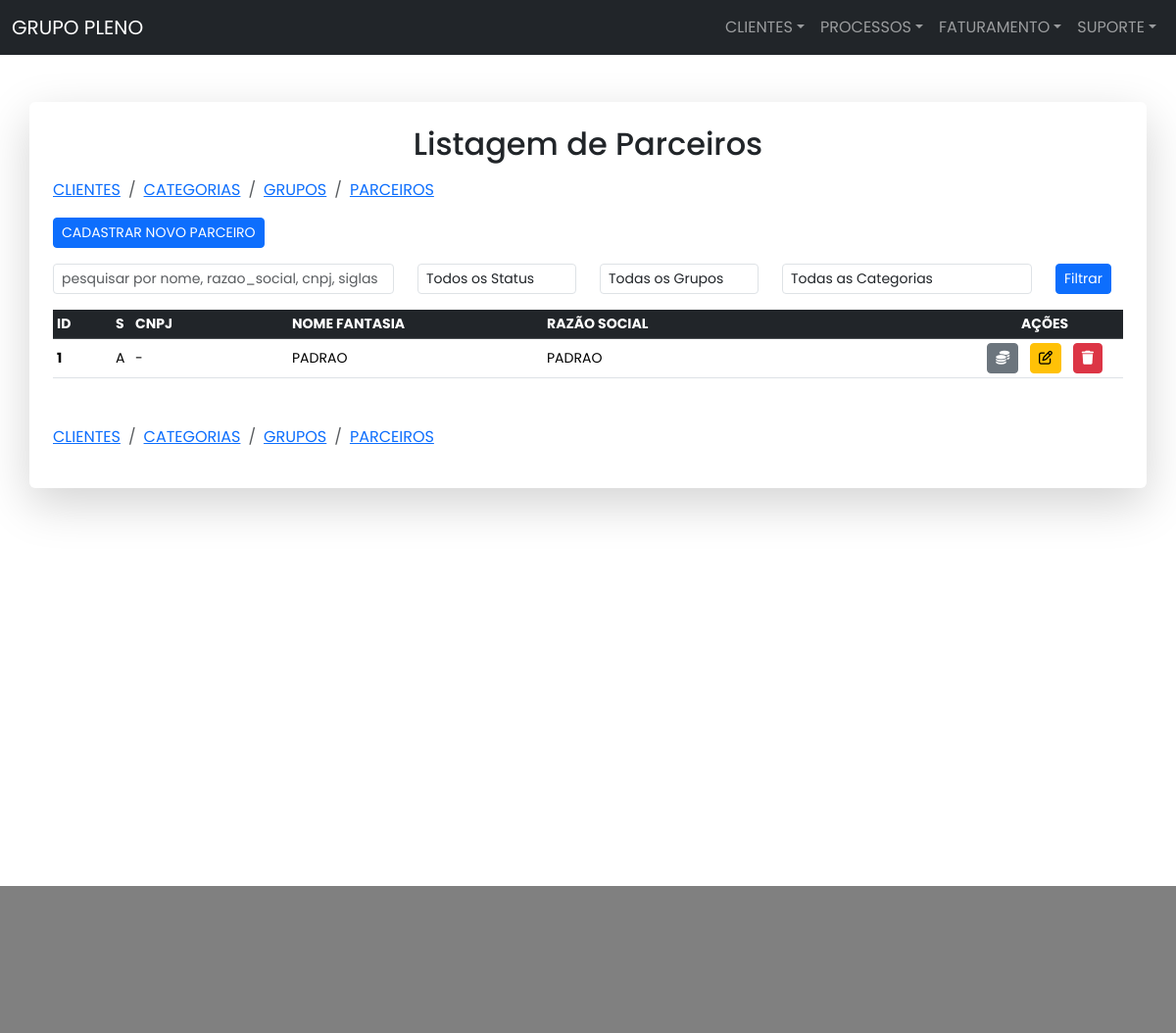
The app's page /parceiros/ with its own data.
### parceiros/models.py (models this page shows, shortened)
class Teste1Cliente(models.Model):
    STATUS_CHOICES = [
        ('A', 'ATIVO'),
        ('I', 'INATIVO'),
    ]
    nome = models.CharField(
        max_length=50, verbose_name='NOME FANTASIA', null=True, blank=True)
    razao_social = models.CharField(
        max_length=200, verbose_name='RAZÃO SOCIAL', null=True, blank=True)
    cnpj = models.CharField(
        max_length=25, verbose_name='CNPJ', null=True, blank=True)
    insc_est = models.CharField(
        max_length=25, verbose_name='INSC EST', null=True, blank=True)
    sigla_imp = models.CharField(
        max_length=5, verbose_name='SIGLA IMP', null=True, blank=True)
    sigla_exp = models.CharField(
        max_length=5, verbose_name='SIGLA EXP', null=True, blank=True)
    serv_sigla_imp = models.CharField(
        max_length=5, verbose_name='SIGLA IMP SERV', null=True, blank=True)
    serv_sigla_exp = models.CharField(
        max_length=5, verbose_name='SIGLA EXP SERV', null=True, blank=True)
    cod_interno = models.CharField(
        max_length=25, verbose_name='COD INTERNO', null=True, blank=True)
    observacoes = models.TextField(
        verbose_name='OBSERVACOES', null=True, blank=True)
    status = models.CharField(
        max_length=2, choices=STATUS_CHOICES)
    grupo = models.ForeignKey(Teste1Grupo, related_name='grupos',
                              on_delete=models.SET_NULL,
                              null=True, blank=True)
    categoria = models.ForeignKey(Teste1Categoria, related_name='categorias',
                                  on_delete=models.SET_NULL,
                                  null=True, blank=True)

### parceiros/views.py (the view, shortened to what this page needs)
# urls.py: path('parceiros/', ParceiroView.as_view(), name='parceiros'),
class ParceiroView(View):
    template_name = 'clientes/parceiros_list.html'
    def get(self, request):
        title = 'PARCEIROS'
        form = ClienteForm()
        clientes = Teste1Cliente.objects.all().order_by('nome')
        grupos = Teste1Grupo.objects.all()
        categorias = Teste1Categoria.objects.all()
        query = request.GET.get('q', '')
        status = request.GET.get('status', '')
        grupo = request.GET.get('grupo', '')
        categoria = request.GET.get('categoria', '')
        if status:
            clientes = clientes.filter(status=status)
        if grupo:
            clientes = clientes.filter(grupo__id=grupo)
        if categoria:
            clientes = clientes.filter(categoria__id=categoria)
        default_page = 1
        page = request.GET.get('page', default_page)
        clientes_per_page = 25
        paginator = Paginator(clientes, clientes_per_page)
        page_number = request.GET.get('page')
        clientes_page = paginator.get_page(page_number)
        try:
            clientes_page = paginator.page(page)
        except PageNotAnInteger:
            clientes_page = paginator.page(default_page)
        except EmptyPage:
            clientes_page = paginator.page(paginator.num_pages)
        return render(request, ParceiroView.template_name, {
            'title': title,
            'clientes': clientes_page,
            'categorias': categorias,
            'query': query,
            'status': status,
            'grupos': grupos,
            'categoria': categoria,
            'form': form
        })

### parceiros/models.py (called while the page is built)
    def __str__(self):
        return self.nome

    def __str__(self):
        return self.nome

### parceiros/templates/clientes/parceiros_list.html (shortened to what this page needs)
{% extends 'base.html' %}
{% load static %}
{% block body %}
<main class="container p-4 shadow-lg p-3 mb-5 bg-white rounded my-5">
    <h2 class="text-center mb-3">Listagem de Parceiros</h2>
    {% include 'clientes/_breadcrumb_clientes.html' %}
    <button data-bs-toggle="modal" data-bs-target="#createModal" class="btn btn-sm btn-primary btn-sm mb-3">CADASTRAR NOVO PARCEIRO</button>
    <form method="POST" class="mb-3">
        <div class="row">
            <div class="col-sm-4">
                <input type="text" name="q" class="form-control form-control-sm" autocomplete="off"
                placeholder="pesquisar por nome, razao_social, cnpj, siglas" value="{{ query }}">
            </div>
            <div class="col-sm-2">
                <select name="status" class="form-control form-control-sm">
                <option value="">Todos os Status</option>
                </select>
            </div>
            <div class="col-sm-2">
                <select name="grupo" class="form-control form-control-sm">
                    <option value="">Todas os Grupos</option>
                </select>
            </div>
            <div class="col-sm-3">
                <select name="categoria" class="form-control form-control-sm">
                    <option value="">Todas as Categorias</option>
                </select>
            </div>
            <div class="col-sm-1">
                <button type="submit" class="btn btn-primary btn-sm" name="search">Filtrar</button>
            </div>
        </div>
    </form>
    <table class="table table-responsive table-hover table-sm">
        <thead class="table-dark">
          <tr class="small text-uppercase">
            <th scope="col">ID</th>
            <th scope="col">S</th>
            <th scope="col">CNPJ</th>
            <th scope="col">Nome Fantasia</th>
            <th scope="col">Razão Social</th>
            <th class="text-center" scope="col">Ações</th>
          </tr>
        </thead>
        <tbody class="table-sm">
            {% for cliente in clientes %}
            <tr class="small">
                <th class="align-middle" style="width:60px">{{ cliente.id }}</th>
                <td class="align-middle" style="width:20px">{{ cliente.status }}</td>
                <td class="align-middle" style="width:160px">{{ cliente.cnpj }}</td>
                <td class="align-middle" style="width:260px;">{{ cliente.nome }}</td>
                <td class="align-middle">{{ cliente.razao_social }}</td>
                <td class="text-center align-middle" style="width:160px">
                    <a href="" data-bs-toggle="modal" data-bs-target="#processoModal_{{ cliente.id }}"
                        class="btn btn-sm btn-secondary px-2 mx-1"><i
                        class="fa-solid fa-coins"></i></a>
                    <a href="" data-bs-toggle="modal" data-bs-target="#updateModal_{{ cliente.id }}"
                        class="btn btn-sm btn-warning px-2 mx-1"><i
                        class="fa-regular fa-pen-to-square"></i></a>
                    <a href="" data-bs-toggle="modal" data-bs-target="#deletModal_{{ cliente.id }}"
                        class="btn btn-sm btn-danger px-2 mx-1"><i
                        class="fa-solid fa-trash"></i></a>
                </td>
            </tr>
            {% endfor %}
        </tbody>
    </table>
    {% include 'clientes/_breadcrumb_clientes.html' %}
</main>
{% endblock %}

### operacional/templates/base.html (style rules this page uses)
* { font-family: 'Poppins', sans-serif; }

### records on screen
Teste1Cliente: id "1", status "A", cnpj "-", nome "PADRAO", razao_social "PADRAO"
